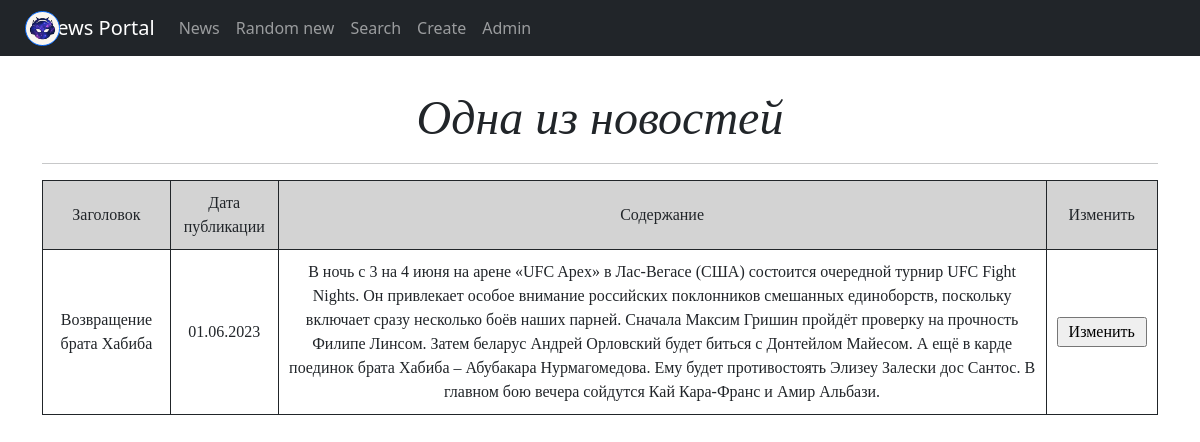
Screenshot of /news/1 with the database file from the repository.
### news/models.py (models this page shows, shortened)
class Post(models.Model):
    news = 'NE'
    article = 'AR'
    name = models.CharField(max_length=255)
    type = models.CharField(max_length=2, choices=TYPE_OF_NEW, default=news)
    datetime_in = models.DateTimeField(auto_now_add=True)
    content = models.TextField()
    category = models.ManyToManyField('Category', through='PostCategories')
    author = models.ForeignKey('Author', on_delete=models.CASCADE, related_name='author')
    rating = models.IntegerField(default=0)

### news/views.py (the view)
# urls.py: path('<int:pk>', PostDetail.as_view(), name='post_detail'),
class PostDetail(DetailView):
    model = Post
    template_name = 'new.html'
    context_object_name = 'new'

### news/templatetags/custom_filters.py (called while the page is built)
@register.filter()
def censor(value, censor_words=CENSOR_WORDS, symbols=SYMBOLS):
    if isinstance(value, str):
        for i in value.split():
            count = 0
            if not i.isalnum():
                for j in symbols:
                    if j in i:
                        count += 1
            if i[:len(i) - count].lower() in censor_words:
                value = value.replace(i[:len(i) - count], i[0] + '*' * (len(i) - 1 - count))
    else:
        try:
            raise AttributeError
        except AttributeError:
            print("AttributeError")
    return value

### news/templatetags/custom_tags.py (called while the page is built)
@register.simple_tag()
def random_new_id():
    return randint(1, len(Post.objects.all()))

### templates/new.html (shortened to what this page needs)
{% extends 'flatpages/default.html' %}
{% load static %}
{% load custom_filters %}
{% block content %}
<link rel="stylesheet" type='text/css' href="{% static 'css/news-styles.css' %}">
<h1>Одна из новостей</h1>
<hr>
<table>
		<tr class="table-head">
			<td>Заголовок</td>
			<td class="date-time-collumn">Дата публикации</td>
			<td>Содержание</td>
			<td style="width: 10%;">Изменить</td>
		</tr>
		<tr>
			<td>{{ new.name|censor }}</td>
			<td>{{ new.datetime_in|date:'d.m.Y' }}</td>
			<td>{{ new.content|censor }}</td>
			<td><a href="{{ new.id }}/edit"><input class="edit-button" type="submit" value="Изменить"></a></td>
		</tr>
</table>
{% endblock content %}

### static/css/news-styles.css (style rules this page uses)
h1 { font-style: italic; font-family: fantasy; font-size: 3em; }
td { border: 1px solid; padding: 10px; }
table { width: 100%; font-family: serif; }
.edit-button { width: 100%; }
.table-head { background-color: lightgray; height: 50px; }

### rows the page displays
Post: name|censor "Возвращение брата Хабиба", datetime_in "01.06.2023", content|censor "В ночь с 3 на 4 июня на арене «UFC Apex» в Лас-Вегасе (США) состоится очередной турнир UFC Fight Nights. Он привлекает особое внимание российских поклонников смешанных единоборств, поскольку включает сразу несколько боёв наших парней. Сначала Максим Гришин пройдёт проверку на прочность Филипе Линсом. Затем беларус Андрей Орловский будет биться с Донтейлом Майесом. А ещё в карде поединок брата Хабиба – Абубакара Нурмагомедова. Ему будет противостоять Элизеу Залески дос Сантос. В главном бою вечера сойдутся Кай Кара-Франс и Амир Альбази."
